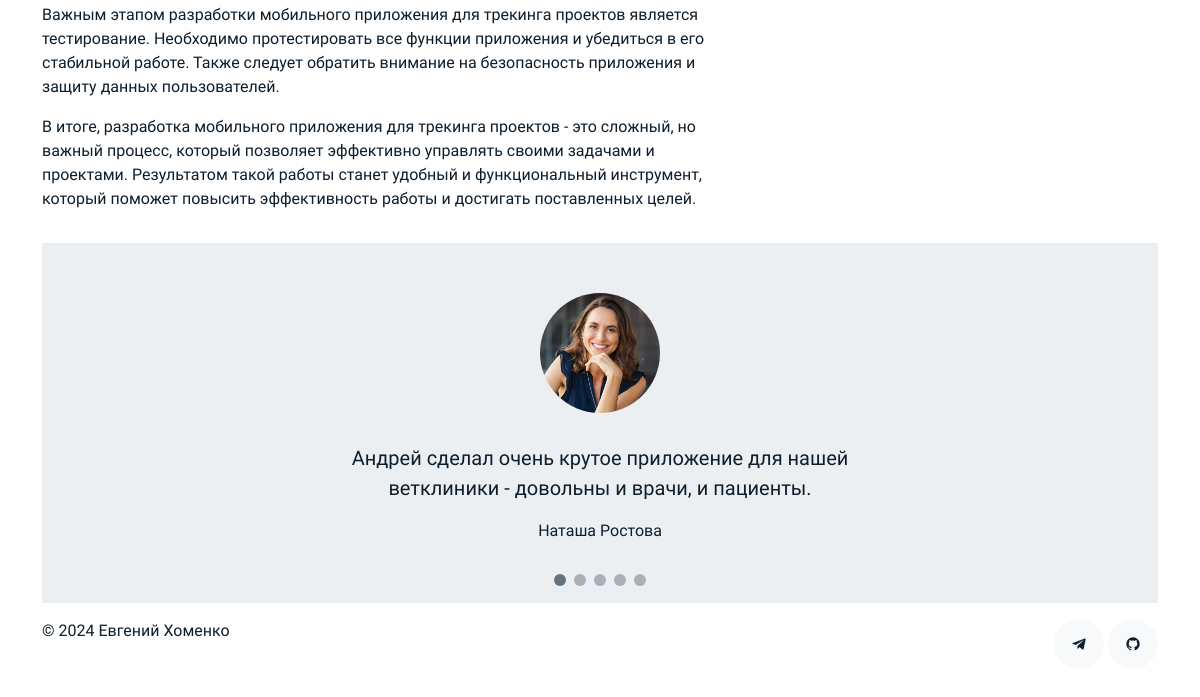
The app's page /work/project-tracking/ (lower part), older data.
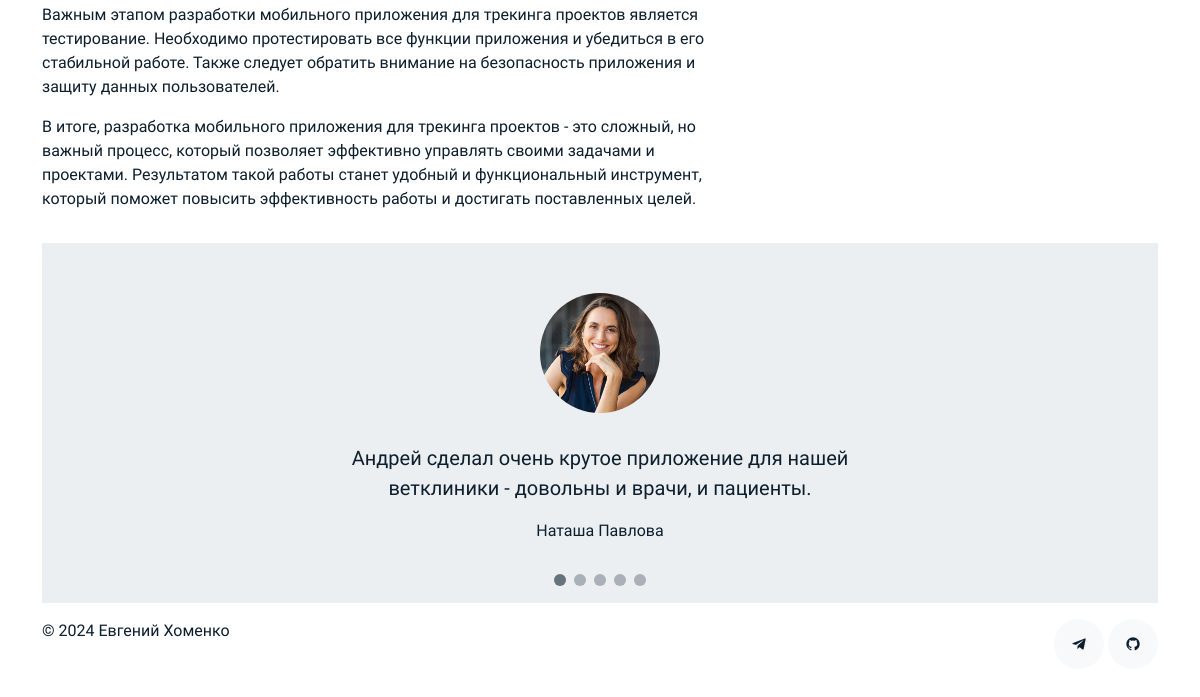
The same page, newer data.
### portfolio/models.py (models this page shows, shortened)
class Work(models.Model):
    title = models.CharField(max_length=150)
    slug = models.SlugField(max_length=150, unique=True)
    category = models.ForeignKey(Category, on_delete=models.CASCADE, related_name='works')
    image = models.ImageField(upload_to='works')
    description = models.TextField()
    stack = models.TextField()
    link = models.URLField(max_length=200)
    class Meta:
        ordering = ['-id']
        verbose_name = 'Работа'
        verbose_name_plural = 'Работы'

class Testimony(models.Model):
    name = models.CharField(max_length=15)
    lastname = models.CharField(max_length=15)
    image = models.ImageField(upload_to='clients')
    text = models.TextField()
    class Meta:
        ordering = ['-id']
        verbose_name = 'Заказчик'
        verbose_name_plural = 'Заказчики'

### portfolio/views.py (the view)
# urls.py: path('work/<slug:slug>/', work_detail, name='work_detail'),
def work_detail(request, slug):
    work = get_object_or_404(Work, slug=slug)
    testimonies = Testimony.objects.all()
    context = {
        'work': work,
        'testimonies': testimonies,
    }
    return render(request, 'work_detail.html', context)

### portfolio/models.py (called while the page is built)
    def __str__(self):
        return self.rusname

### portfolio/templates/work_detail.html (shortened to what this page needs)
{% extends 'base.html' %}
{% block content %}
<section class="section">
   <div class="site-section pb-0">
   <div class="container">
      <div class="row align-items-stretch">
         <div class="col-md-8" data-aos="fade-up">
            <div class="pe-5">
               <p>{{ work.description|safe }}</p>
            </div>
         </div>
         <div class="col-md-3 ml-auto" data-aos="fade-up" data-aos-delay="100">
         </div>
      </div>
   </div>
</section>
<section class="section pt-0">
   <div class="container">
      <div class="testimonials-slider swiper" data-aos="fade-up" data-aos-delay="100">
         <div class="swiper-wrapper">
            {% for testimony in testimonies %}
            <div class="swiper-slide">
               <div class="testimonial-wrap">
                  <div class="testimonial">
                     <img src="{{ testimony.image.url }}" alt="Image" class="img-fluid">
                     <blockquote>
                        <p>{{ testimony.text }}</p>
                     </blockquote>
                     <p>{{ testimony.name }} {{testimony.lastname }}</p>
                  </div>
               </div>
            </div>
            {% endfor %}
         </div>
         <div class="swiper-pagination"></div>
      </div>
   </div>
</section>
{% endblock %}

### portfolio/templates/base.html (shortened to what this page needs)
{% load static %}
<!DOCTYPE html>
<html lang="ru">
   <head>
      <link href="{% static 'assets/css/bootstrap.min.css' %}" rel="stylesheet">
      <link href='https://unpkg.com/boxicons@2.1.4/css/boxicons.min.css' rel='stylesheet'>
      <link href="{% static 'assets/css/swiper-bundle.min.css' %}" rel="stylesheet">
      <link href="{% static 'assets/css/style.css' %}" rel="stylesheet">
   </head>
   <body>
      <main id="main">
         {% block content %}{% endblock %}
      </main>
      <footer class="footer" role="contentinfo">
         <div class="container">
            <div class="row">
               <div class="col-sm-6">
                  <p class="mb-1">&copy; {% now "Y" %} Евгений Хоменко</p>
               </div>
               <div class="col-sm-6 social text-md-end">
                  <a href="#"><span class="bx bxl-telegram"></span></a>
                  <a href="https://github.com/d3rzk1e"><span class="bx bxl-github"></span></a>
               </div>
            </div>
         </div>
      </footer>
   </body>
</html>

### static/assets/css/style.css (style rules this page uses)
body { font-family: 'Montserrat Alternates', sans-serif; font-weight: 400; color: #0d1e2d; }
a { color: #777; text-decoration: none; }
.section { padding-top: 3rem; padding-bottom: 1rem; }
.testimonial-wrap { padding: 50px 50px 80px 50px; background: #eceff2; }
.testimonial-wrap .testimonial { text-align: center; max-width: 500px; margin: 0 auto; }
.testimonial-wrap .testimonial img { border-radius: 50%; width: 120px; margin: 0 auto 30px auto; }
.testimonial-wrap .testimonial blockquote p { font-size: 20px; }
.testimonials-slider .swiper-pagination { margin-top: -60px; position: relative; }
.footer { padding: 0 0 4rem 0; }
.footer a { color: #000; }
.social a { display: inline-block; width: 50px; height: 50px; border-radius: 50%; background: #f8f9fa; position: relative; text-align: center; color: #0d1e2d; }
.social a span { display: inline-block; left: 50%; position: absolute; top: 50%; transform: translate(-50%, -50%); }

Row changes from the older to the newer data that the page shows:
changed Testimony "Наташа": lastname "Ростова" → "Павлова"
